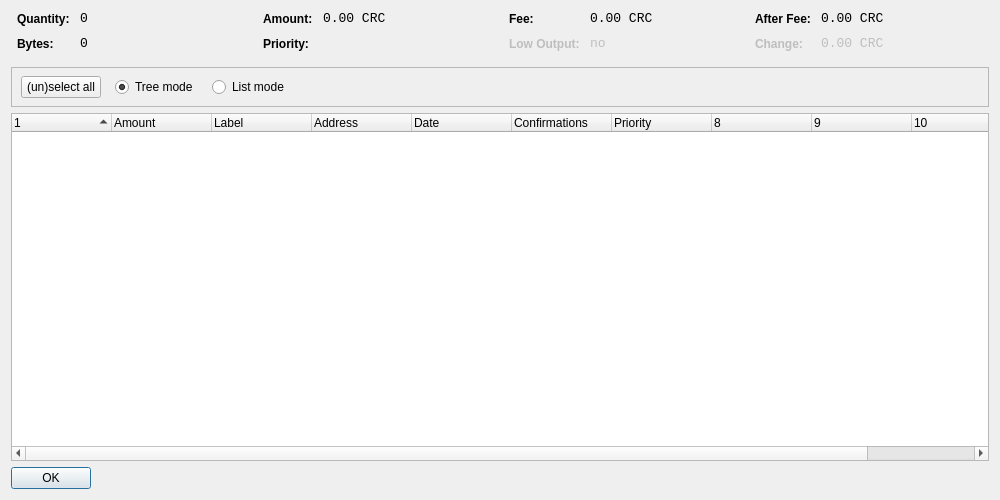
<?xml version="1.0" encoding="UTF-8"?>
<ui version="4.0">
 <class>CoinControlDialog</class>
 <widget class="QDialog" name="CoinControlDialog">
  <property name="geometry">
   <rect>
    <x>0</x>
    <y>0</y>
    <width>1000</width>
    <height>500</height>
   </rect>
  </property>
  <property name="windowTitle">
   <string>Coin Control</string>
  </property>
  <layout class="QVBoxLayout" name="verticalLayout">
   <item>
    <layout class="QHBoxLayout" name="horizontalLayoutTop" stretch="0,0,0,0">
     <property name="topMargin">
      <number>0</number>
     </property>
     <property name="bottomMargin">
      <number>10</number>
     </property>
     <item>
      <layout class="QFormLayout" name="formLayoutCoinControl1">
       <property name="horizontalSpacing">
        <number>10</number>
       </property>
       <property name="verticalSpacing">
        <number>10</number>
       </property>
       <property name="leftMargin">
        <number>6</number>
       </property>
       <property name="rightMargin">
        <number>6</number>
       </property>
       <item row="0" column="0">
        <widget class="QLabel" name="labelCoinControlQuantityText">
         <property name="styleSheet">
          <string notr="true">font-weight:bold;</string>
         </property>
         <property name="text">
          <string>Quantity:</string>
         </property>
        </widget>
       </item>
       <item row="0" column="1">
        <widget class="QLabel" name="labelCoinControlQuantity">
         <property name="font">
          <font>
           <family>Monospace</family>
           <pointsize>10</pointsize>
          </font>
         </property>
         <property name="cursor">
          <cursorShape>IBeamCursor</cursorShape>
         </property>
         <property name="contextMenuPolicy">
          <enum>Qt::ActionsContextMenu</enum>
         </property>
         <property name="text">
          <string>0</string>
         </property>
         <property name="textInteractionFlags">
          <set>Qt::LinksAccessibleByMouse|Qt::TextSelectableByKeyboard|Qt::TextSelectableByMouse</set>
         </property>
        </widget>
       </item>
       <item row="1" column="0">
        <widget class="QLabel" name="labelCoinControlBytesText">
         <property name="styleSheet">
          <string notr="true">font-weight:bold;</string>
         </property>
         <property name="text">
          <string>Bytes:</string>
         </property>
        </widget>
       </item>
       <item row="1" column="1">
        <widget class="QLabel" name="labelCoinControlBytes">
         <property name="font">
          <font>
           <family>Monospace</family>
           <pointsize>10</pointsize>
          </font>
         </property>
         <property name="cursor">
          <cursorShape>IBeamCursor</cursorShape>
         </property>
         <property name="contextMenuPolicy">
          <enum>Qt::ActionsContextMenu</enum>
         </property>
         <property name="text">
          <string>0</string>
         </property>
         <property name="textInteractionFlags">
          <set>Qt::LinksAccessibleByMouse|Qt::TextSelectableByKeyboard|Qt::TextSelectableByMouse</set>
         </property>
        </widget>
       </item>
      </layout>
     </item>
     <item>
      <layout class="QFormLayout" name="formLayoutCoinControl2">
       <property name="horizontalSpacing">
        <number>10</number>
       </property>
       <property name="verticalSpacing">
        <number>10</number>
       </property>
       <property name="leftMargin">
        <number>6</number>
       </property>
       <property name="rightMargin">
        <number>6</number>
       </property>
       <item row="0" column="0">
        <widget class="QLabel" name="labelCoinControlAmountText">
         <property name="styleSheet">
          <string notr="true">font-weight:bold;</string>
         </property>
         <property name="text">
          <string>Amount:</string>
         </property>
        </widget>
       </item>
       <item row="0" column="1">
        <widget class="QLabel" name="labelCoinControlAmount">
         <property name="font">
          <font>
           <family>Monospace</family>
           <pointsize>10</pointsize>
          </font>
         </property>
         <property name="cursor">
          <cursorShape>IBeamCursor</cursorShape>
         </property>
         <property name="contextMenuPolicy">
          <enum>Qt::ActionsContextMenu</enum>
         </property>
         <property name="text">
          <string>0.00 CRC</string>
         </property>
         <property name="textInteractionFlags">
          <set>Qt::LinksAccessibleByMouse|Qt::TextSelectableByKeyboard|Qt::TextSelectableByMouse</set>
         </property>
        </widget>
       </item>
       <item row="1" column="0">
        <widget class="QLabel" name="labelCoinControlPriorityText">
         <property name="styleSheet">
          <string notr="true">font-weight:bold;</string>
         </property>
         <property name="text">
          <string>Priority:</string>
         </property>
        </widget>
       </item>
       <item row="1" column="1">
        <widget class="QLabel" name="labelCoinControlPriority">
         <property name="font">
          <font>
           <family>Monospace</family>
           <pointsize>10</pointsize>
          </font>
         </property>
         <property name="cursor">
          <cursorShape>IBeamCursor</cursorShape>
         </property>
         <property name="contextMenuPolicy">
          <enum>Qt::ActionsContextMenu</enum>
         </property>
         <property name="text">
          <string/>
         </property>
         <property name="textInteractionFlags">
          <set>Qt::LinksAccessibleByMouse|Qt::TextSelectableByKeyboard|Qt::TextSelectableByMouse</set>
         </property>
        </widget>
       </item>
      </layout>
     </item>
     <item>
      <layout class="QFormLayout" name="formLayoutCoinControl3">
       <property name="horizontalSpacing">
        <number>10</number>
       </property>
       <property name="verticalSpacing">
        <number>10</number>
       </property>
       <property name="leftMargin">
        <number>6</number>
       </property>
       <property name="rightMargin">
        <number>6</number>
       </property>
       <item row="0" column="0">
        <widget class="QLabel" name="labelCoinControlFeeText">
         <property name="styleSheet">
          <string notr="true">font-weight:bold;</string>
         </property>
         <property name="text">
          <string>Fee:</string>
         </property>
        </widget>
       </item>
       <item row="0" column="1">
        <widget class="QLabel" name="labelCoinControlFee">
         <property name="font">
          <font>
           <family>Monospace</family>
           <pointsize>10</pointsize>
          </font>
         </property>
         <property name="cursor">
          <cursorShape>IBeamCursor</cursorShape>
         </property>
         <property name="contextMenuPolicy">
          <enum>Qt::ActionsContextMenu</enum>
         </property>
         <property name="text">
          <string>0.00 CRC</string>
         </property>
         <property name="textInteractionFlags">
          <set>Qt::LinksAccessibleByMouse|Qt::TextSelectableByKeyboard|Qt::TextSelectableByMouse</set>
         </property>
        </widget>
       </item>
       <item row="1" column="0">
        <widget class="QLabel" name="labelCoinControlLowOutputText">
         <property name="enabled">
          <bool>false</bool>
         </property>
         <property name="styleSheet">
          <string notr="true">font-weight:bold;</string>
         </property>
         <property name="text">
          <string>Low Output:</string>
         </property>
        </widget>
       </item>
       <item row="1" column="1">
        <widget class="QLabel" name="labelCoinControlLowOutput">
         <property name="enabled">
          <bool>false</bool>
         </property>
         <property name="font">
          <font>
           <family>Monospace</family>
           <pointsize>10</pointsize>
          </font>
         </property>
         <property name="cursor">
          <cursorShape>IBeamCursor</cursorShape>
         </property>
         <property name="contextMenuPolicy">
          <enum>Qt::ActionsContextMenu</enum>
         </property>
         <property name="text">
          <string>no</string>
         </property>
         <property name="textInteractionFlags">
          <set>Qt::LinksAccessibleByMouse|Qt::TextSelectableByKeyboard|Qt::TextSelectableByMouse</set>
         </property>
        </widget>
       </item>
      </layout>
     </item>
     <item>
      <layout class="QFormLayout" name="formLayoutCoinControl4">
       <property name="horizontalSpacing">
        <number>10</number>
       </property>
       <property name="verticalSpacing">
        <number>10</number>
       </property>
       <property name="leftMargin">
        <number>6</number>
       </property>
       <property name="rightMargin">
        <number>6</number>
       </property>
       <item row="0" column="0">
        <widget class="QLabel" name="labelCoinControlAfterFeeText">
         <property name="styleSheet">
          <string notr="true">font-weight:bold;</string>
         </property>
         <property name="text">
          <string>After Fee:</string>
         </property>
        </widget>
       </item>
       <item row="0" column="1">
        <widget class="QLabel" name="labelCoinControlAfterFee">
         <property name="font">
          <font>
           <family>Monospace</family>
           <pointsize>10</pointsize>
          </font>
         </property>
         <property name="cursor">
          <cursorShape>IBeamCursor</cursorShape>
         </property>
         <property name="contextMenuPolicy">
          <enum>Qt::ActionsContextMenu</enum>
         </property>
         <property name="text">
          <string>0.00 CRC</string>
         </property>
         <property name="textInteractionFlags">
          <set>Qt::LinksAccessibleByMouse|Qt::TextSelectableByKeyboard|Qt::TextSelectableByMouse</set>
         </property>
        </widget>
       </item>
       <item row="1" column="0">
        <widget class="QLabel" name="labelCoinControlChangeText">
         <property name="enabled">
          <bool>false</bool>
         </property>
         <property name="styleSheet">
          <string notr="true">font-weight:bold;</string>
         </property>
         <property name="text">
          <string>Change:</string>
         </property>
        </widget>
       </item>
       <item row="1" column="1">
        <widget class="QLabel" name="labelCoinControlChange">
         <property name="enabled">
          <bool>false</bool>
         </property>
         <property name="font">
          <font>
           <family>Monospace</family>
           <pointsize>10</pointsize>
          </font>
         </property>
         <property name="cursor">
          <cursorShape>IBeamCursor</cursorShape>
         </property>
         <property name="contextMenuPolicy">
          <enum>Qt::ActionsContextMenu</enum>
         </property>
         <property name="text">
          <string>0.00 CRC</string>
         </property>
         <property name="textInteractionFlags">
          <set>Qt::LinksAccessibleByMouse|Qt::TextSelectableByKeyboard|Qt::TextSelectableByMouse</set>
         </property>
        </widget>
       </item>
      </layout>
     </item>
    </layout>
   </item>
   <item>
    <widget class="QFrame" name="frame">
     <property name="minimumSize">
      <size>
       <width>0</width>
       <height>40</height>
      </size>
     </property>
     <property name="frameShape">
      <enum>QFrame::StyledPanel</enum>
     </property>
     <property name="frameShadow">
      <enum>QFrame::Sunken</enum>
     </property>
     <widget class="QWidget" name="horizontalLayoutWidget">
      <property name="geometry">
       <rect>
        <x>10</x>
        <y>0</y>
        <width>781</width>
        <height>41</height>
       </rect>
      </property>
      <layout class="QHBoxLayout" name="horizontalLayoutPanel" stretch="0,0,0,0,0">
       <property name="spacing">
        <number>14</number>
       </property>
       <item>
        <widget class="QPushButton" name="pushButtonSelectAll">
         <property name="sizePolicy">
          <sizepolicy hsizetype="Maximum" vsizetype="Fixed">
           <horstretch>0</horstretch>
           <verstretch>0</verstretch>
          </sizepolicy>
         </property>
         <property name="text">
          <string>(un)select all</string>
         </property>
        </widget>
       </item>
       <item>
        <widget class="QRadioButton" name="radioTreeMode">
         <property name="sizePolicy">
          <sizepolicy hsizetype="Maximum" vsizetype="Fixed">
           <horstretch>0</horstretch>
           <verstretch>0</verstretch>
          </sizepolicy>
         </property>
         <property name="text">
          <string>Tree mode</string>
         </property>
         <property name="checked">
          <bool>true</bool>
         </property>
        </widget>
       </item>
       <item>
        <widget class="QRadioButton" name="radioListMode">
         <property name="sizePolicy">
          <sizepolicy hsizetype="Maximum" vsizetype="Fixed">
           <horstretch>0</horstretch>
           <verstretch>0</verstretch>
          </sizepolicy>
         </property>
         <property name="text">
          <string>List mode</string>
         </property>
        </widget>
       </item>
       <item>
        <spacer name="horizontalSpacer">
         <property name="orientation">
          <enum>Qt::Horizontal</enum>
         </property>
         <property name="sizeHint" stdset="0">
          <size>
           <width>40</width>
           <height>20</height>
          </size>
         </property>
        </spacer>
       </item>
      </layout>
     </widget>
    </widget>
   </item>
   <item>
    <widget class="CoinControlTreeWidget" name="treeWidget">
     <property name="contextMenuPolicy">
      <enum>Qt::CustomContextMenu</enum>
     </property>
     <property name="sortingEnabled">
      <bool>false</bool>
     </property>
     <property name="columnCount">
      <number>11</number>
     </property>
     <attribute name="headerShowSortIndicator" stdset="0">
      <bool>true</bool>
     </attribute>
     <attribute name="headerStretchLastSection">
      <bool>false</bool>
     </attribute>
     <column>
      <property name="text">
       <string/>
      </property>
     </column>
     <column>
      <property name="text">
       <string>Amount</string>
      </property>
     </column>
     <column>
      <property name="text">
       <string>Label</string>
      </property>
     </column>
     <column>
      <property name="text">
       <string>Address</string>
      </property>
     </column>
     <column>
      <property name="text">
       <string>Date</string>
      </property>
     </column>
     <column>
      <property name="text">
       <string>Confirmations</string>
      </property>
      <property name="toolTip">
       <string>Confirmed</string>
      </property>
     </column>
     <column>
      <property name="text">
       <string>Priority</string>
      </property>
     </column>
     <column>
      <property name="text">
       <string/>
      </property>
     </column>
     <column>
      <property name="text">
       <string/>
      </property>
     </column>
     <column>
      <property name="text">
       <string/>
      </property>
     </column>
     <column>
      <property name="text">
       <string/>
      </property>
     </column>
    </widget>
   </item>
   <item>
    <widget class="QDialogButtonBox" name="buttonBox">
     <property name="sizePolicy">
      <sizepolicy hsizetype="Maximum" vsizetype="Fixed">
       <horstretch>0</horstretch>
       <verstretch>0</verstretch>
      </sizepolicy>
     </property>
     <property name="orientation">
      <enum>Qt::Horizontal</enum>
     </property>
     <property name="standardButtons">
      <set>QDialogButtonBox::Ok</set>
     </property>
    </widget>
   </item>
  </layout>
 </widget>
 <customwidgets>
  <customwidget>
   <class>CoinControlTreeWidget</class>
   <extends>QTreeWidget</extends>
   <header>coincontroltreewidget.h</header>
  </customwidget>
 </customwidgets>
 <resources/>
 <connections/>
</ui>
